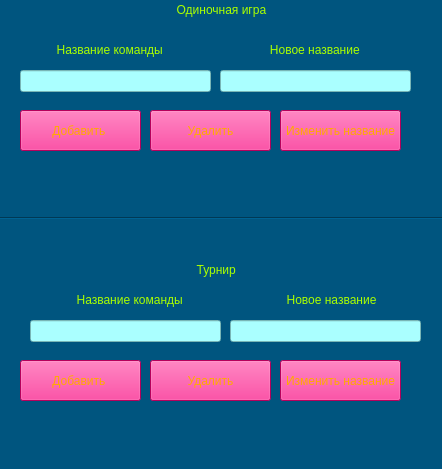
<?xml version="1.0" encoding="UTF-8"?>
<ui version="4.0">
 <class>MainWindow</class>
 <widget class="QMainWindow" name="MainWindow">
  <property name="geometry">
   <rect>
    <x>0</x>
    <y>0</y>
    <width>442</width>
    <height>469</height>
   </rect>
  </property>
  <property name="windowTitle">
   <string>MainWindow</string>
  </property>
  <property name="styleSheet">
   <string notr="true">background-color: rgb(0, 85, 127);</string>
  </property>
  <widget class="QWidget" name="centralwidget">
   <widget class="Line" name="line">
    <property name="geometry">
     <rect>
      <x>0</x>
      <y>210</y>
      <width>591</width>
      <height>16</height>
     </rect>
    </property>
    <property name="orientation">
     <enum>Qt::Horizontal</enum>
    </property>
   </widget>
   <widget class="QLabel" name="label">
    <property name="geometry">
     <rect>
      <x>150</x>
      <y>0</y>
      <width>141</width>
      <height>20</height>
     </rect>
    </property>
    <property name="styleSheet">
     <string notr="true">color: rgb(170, 255, 0);</string>
    </property>
    <property name="text">
     <string>        Одиночная игра</string>
    </property>
   </widget>
   <widget class="QLabel" name="label_2">
    <property name="geometry">
     <rect>
      <x>150</x>
      <y>260</y>
      <width>141</width>
      <height>20</height>
     </rect>
    </property>
    <property name="styleSheet">
     <string notr="true">color: rgb(170, 255, 0);</string>
    </property>
    <property name="text">
     <string>              Турнир</string>
    </property>
   </widget>
   <widget class="QLineEdit" name="lineEdit_team_single">
    <property name="geometry">
     <rect>
      <x>20</x>
      <y>70</y>
      <width>191</width>
      <height>22</height>
     </rect>
    </property>
    <property name="styleSheet">
     <string notr="true">background-color: rgb(170, 255, 255);</string>
    </property>
   </widget>
   <widget class="QLineEdit" name="lineEdit_team_tournier">
    <property name="geometry">
     <rect>
      <x>30</x>
      <y>320</y>
      <width>191</width>
      <height>22</height>
     </rect>
    </property>
    <property name="styleSheet">
     <string notr="true">background-color: rgb(170, 255, 255);</string>
    </property>
   </widget>
   <widget class="QLabel" name="label_3">
    <property name="geometry">
     <rect>
      <x>30</x>
      <y>40</y>
      <width>171</width>
      <height>20</height>
     </rect>
    </property>
    <property name="styleSheet">
     <string notr="true">color: rgb(170, 255, 0);</string>
    </property>
    <property name="text">
     <string>        Название команды</string>
    </property>
   </widget>
   <widget class="QLabel" name="label_4">
    <property name="geometry">
     <rect>
      <x>50</x>
      <y>290</y>
      <width>171</width>
      <height>20</height>
     </rect>
    </property>
    <property name="styleSheet">
     <string notr="true">color: rgb(170, 255, 0);</string>
    </property>
    <property name="text">
     <string>        Название команды</string>
    </property>
   </widget>
   <widget class="QPushButton" name="pushButton_add_single">
    <property name="geometry">
     <rect>
      <x>20</x>
      <y>110</y>
      <width>121</width>
      <height>41</height>
     </rect>
    </property>
    <property name="styleSheet">
     <string notr="true">background-color: rgb(255, 0, 127);
color: rgb(255, 170, 0);</string>
    </property>
    <property name="text">
     <string>Добавить </string>
    </property>
   </widget>
   <widget class="QPushButton" name="pushButton_change_single">
    <property name="geometry">
     <rect>
      <x>280</x>
      <y>110</y>
      <width>121</width>
      <height>41</height>
     </rect>
    </property>
    <property name="styleSheet">
     <string notr="true">background-color: rgb(255, 0, 127);
color: rgb(255, 170, 0);</string>
    </property>
    <property name="text">
     <string>Изменить название</string>
    </property>
   </widget>
   <widget class="QPushButton" name="pushButton_delet_single">
    <property name="geometry">
     <rect>
      <x>150</x>
      <y>110</y>
      <width>121</width>
      <height>41</height>
     </rect>
    </property>
    <property name="styleSheet">
     <string notr="true">background-color: rgb(255, 0, 127);
color: rgb(255, 170, 0);</string>
    </property>
    <property name="text">
     <string>Удалить</string>
    </property>
   </widget>
   <widget class="QPushButton" name="pushButton_add_tournier">
    <property name="geometry">
     <rect>
      <x>20</x>
      <y>360</y>
      <width>121</width>
      <height>41</height>
     </rect>
    </property>
    <property name="styleSheet">
     <string notr="true">background-color: rgb(255, 0, 127);
color: rgb(255, 170, 0);</string>
    </property>
    <property name="text">
     <string>Добавить </string>
    </property>
   </widget>
   <widget class="QPushButton" name="pushButton_change_tournier">
    <property name="geometry">
     <rect>
      <x>280</x>
      <y>360</y>
      <width>121</width>
      <height>41</height>
     </rect>
    </property>
    <property name="styleSheet">
     <string notr="true">background-color: rgb(255, 0, 127);
color: rgb(255, 170, 0);</string>
    </property>
    <property name="text">
     <string>Изменить название</string>
    </property>
   </widget>
   <widget class="QPushButton" name="pushButton_delet_tournier">
    <property name="geometry">
     <rect>
      <x>150</x>
      <y>360</y>
      <width>121</width>
      <height>41</height>
     </rect>
    </property>
    <property name="styleSheet">
     <string notr="true">background-color: rgb(255, 0, 127);
color: rgb(255, 170, 0);</string>
    </property>
    <property name="text">
     <string>Удалить</string>
    </property>
   </widget>
   <widget class="QLineEdit" name="lineEdit_team_single_2_new">
    <property name="geometry">
     <rect>
      <x>220</x>
      <y>70</y>
      <width>191</width>
      <height>22</height>
     </rect>
    </property>
    <property name="styleSheet">
     <string notr="true">background-color: rgb(170, 255, 255);</string>
    </property>
   </widget>
   <widget class="QLabel" name="label_5">
    <property name="geometry">
     <rect>
      <x>230</x>
      <y>40</y>
      <width>171</width>
      <height>20</height>
     </rect>
    </property>
    <property name="styleSheet">
     <string notr="true">color: rgb(170, 255, 0);</string>
    </property>
    <property name="text">
     <string>            Новое название</string>
    </property>
   </widget>
   <widget class="QLineEdit" name="lineEdit_team_tournier_2_new">
    <property name="geometry">
     <rect>
      <x>230</x>
      <y>320</y>
      <width>191</width>
      <height>22</height>
     </rect>
    </property>
    <property name="styleSheet">
     <string notr="true">background-color: rgb(170, 255, 255);</string>
    </property>
   </widget>
   <widget class="QLabel" name="label_6">
    <property name="geometry">
     <rect>
      <x>260</x>
      <y>290</y>
      <width>171</width>
      <height>20</height>
     </rect>
    </property>
    <property name="styleSheet">
     <string notr="true">color: rgb(170, 255, 0);</string>
    </property>
    <property name="text">
     <string>        Новое название</string>
    </property>
   </widget>
  </widget>
  <widget class="QMenuBar" name="menubar">
   <property name="geometry">
    <rect>
     <x>0</x>
     <y>0</y>
     <width>442</width>
     <height>22</height>
    </rect>
   </property>
  </widget>
  <widget class="QStatusBar" name="statusbar"/>
 </widget>
 <resources/>
 <connections/>
</ui>
